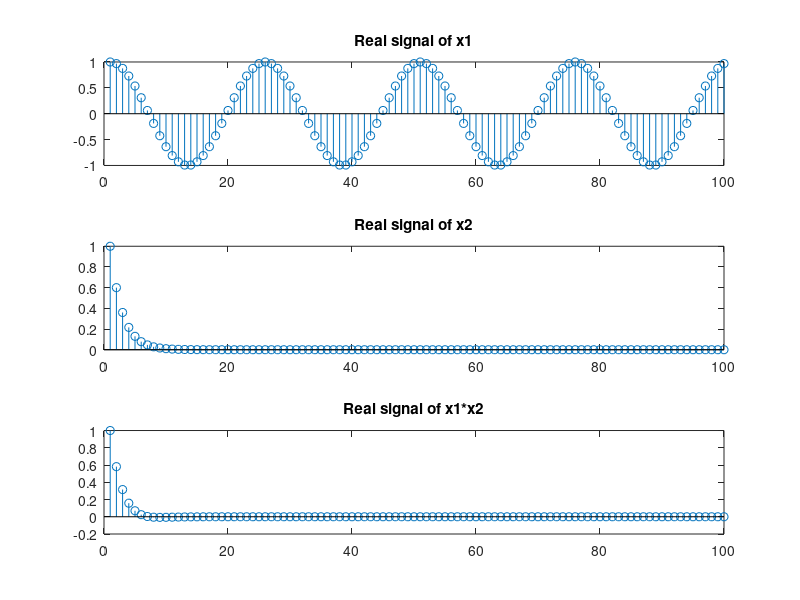

MATLAB code for this plot:
%multiplication of complex exponential & normal exponential;
N=100;
w=8*pi/N;
n=0:N-1;
x1=exp(j*w*n);
x2=(0.6).^n;
y=x1.*x2;

figure;
subplot(3,1,1);
stem(real(x1));
title('Real signal of x1');
subplot(3,1,2);
stem(real(x2));
title('Real signal of x2');
subplot(3,1,3);
stem(real(y));
title('Real signal of x1*x2');
